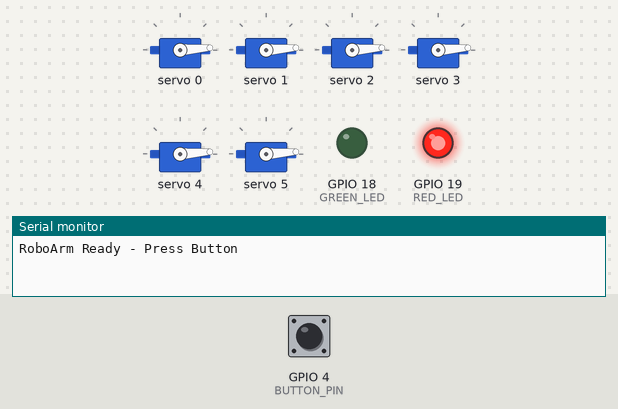
Bench run of a sketch on a simulated ESP32. On the bench: 6 × servo, output pins drawn as LEDs (lit = HIGH), the last lines printed to the serial monitor. The test bench sets the inputs (shaded band); at power-on: GPIO 4 (BUTTON_PIN) HIGH.

Above: at 4.0 s.
4.1 s: GPIO 4 (BUTTON_PIN) pulled LOW for 0.15 s
At 6.6 s:
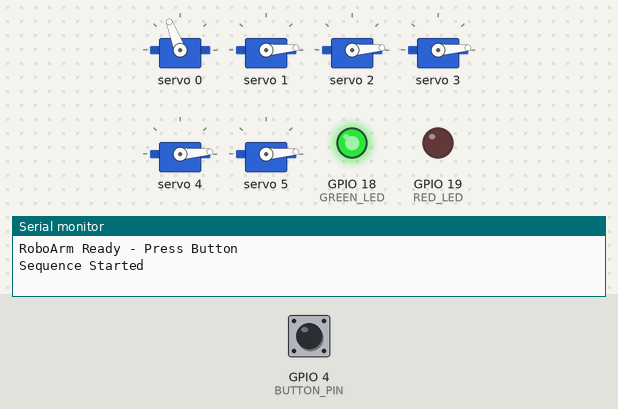
At 13.6 s:
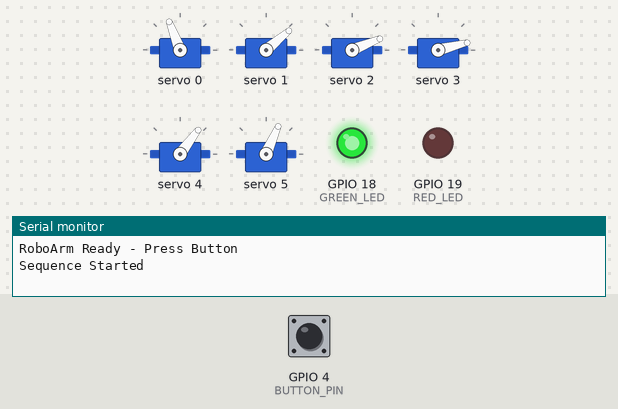
Timing chart, 0 to 29.8 s (numbered marks = the images above; inputs shaded):
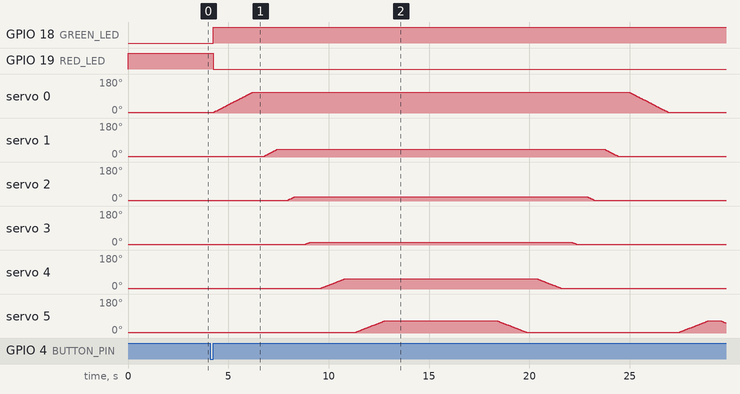

Measured:
- after the input at 4.1 s, GPIO 18 (GREEN_LED): LOW → HIGH after 0.16 s; GPIO 19 (RED_LED): HIGH → LOW after 0.16 s; servo 0: rises from 4° to 111° in 1.9 s, then falls to 4° in 20.7 s; servo 1: rises from 4° to 40° in 0.64 s, then falls to 4° in 17.0 s; servo 2: rises from 4° to 22° in 0.31 s, then falls to 4° in 15.0 s

The sketch:

RoboArmV1.ino
```cpp
#include <Wire.h>
#include <Adafruit_PWMServoDriver.h>

Adafruit_PWMServoDriver pwm = Adafruit_PWMServoDriver();

#define BUTTON_PIN 4
#define GREEN_LED 18
#define RED_LED 19

#define MG996R_MIN 120
#define MG996R_MAX 650

#define MG90S_MIN 120
#define MG90S_MAX 520

// Servo channels
int channels[6] = {0, 1, 2, 3, 4, 5};

// Target angles
int angles[6] = {77, 26, 13, 10, 47, 59};

void setServoAngle(int channel, int angle)
{
  int pulse;

  if (channel <= 2) // MG996R
  {
    pulse = map(angle, 0, 180, MG996R_MIN, MG996R_MAX);
  }
  else // MG90S
  {
    pulse = map(angle, 0, 180, MG90S_MIN, MG90S_MAX);
  }

  pwm.setPWM(channel, 0, pulse);
}

void smoothMoveServo(int channel, int startAngle, int endAngle)
{
  if (startAngle < endAngle)
  {
    for (int angle = startAngle; angle <= endAngle; angle++)
    {
      setServoAngle(channel, angle);
      delay(25);
    }
  }
  else
  {
    for (int angle = startAngle; angle >= endAngle; angle--)
    {
      setServoAngle(channel, angle);
      delay(25);
    }
  }
}

void setup()
{
  Serial.begin(115200);

  pinMode(BUTTON_PIN, INPUT_PULLUP);

  pinMode(GREEN_LED, OUTPUT);
  pinMode(RED_LED, OUTPUT);

  digitalWrite(GREEN_LED, LOW);
  digitalWrite(RED_LED, HIGH);

  Wire.begin(21, 22);

  pwm.begin();
  pwm.setPWMFreq(50);

  delay(1000);

  for (int i = 0; i < 6; i++)
  {
    setServoAngle(channels[i], 0);
    delay(300);
  }

  Serial.println("RoboArm Ready - Press Button");
}

void loop()
{
  if (digitalRead(BUTTON_PIN) == LOW)
  {
    delay(50);

    if (digitalRead(BUTTON_PIN) == LOW)
    {
      while (digitalRead(BUTTON_PIN) == LOW)
      {
        delay(10);
      }

      digitalWrite(RED_LED, LOW);
      digitalWrite(GREEN_LED, HIGH);

      Serial.println("Sequence Started");

      for (int i = 0; i < 6; i++)
      {
        smoothMoveServo(channels[i], 0, angles[i]);
        delay(500);
      }

      delay(5000);

      for (int i = 5; i >= 0; i--)
      {
        smoothMoveServo(channels[i], angles[i], 0);
        delay(500);
      }

      // Extra movement of Servo 6
      smoothMoveServo(channels[5], 0, angles[5]);
      delay(500);

      smoothMoveServo(channels[5], angles[5], 0);
      delay(500);

      // SEQUENCE COMPLETE
      digitalWrite(GREEN_LED, LOW);
      digitalWrite(RED_LED, HIGH);

      Serial.println("Sequence Complete - Waiting for Button");
    }
  }

  delay(20);
}
```
